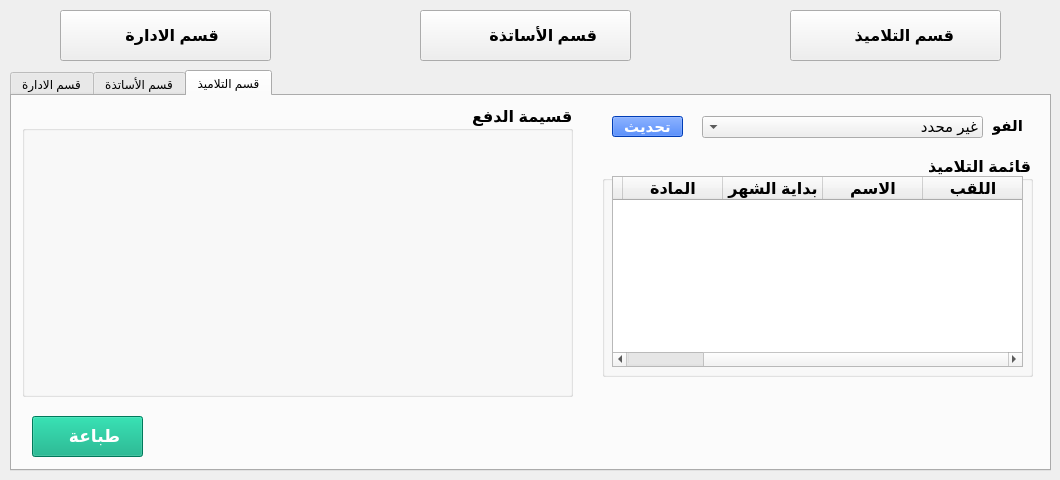
    <widget class="QWidget" name="caise">
     <attribute name="title">
      <string>caisse_Tab</string>
     </attribute>
     <widget class="QTabWidget" name="tabWidget_3">
      <property name="geometry">
       <rect>
        <x>10</x>
        <y>70</y>
        <width>1041</width>
        <height>401</height>
       </rect>
      </property>
      <property name="currentIndex">
       <number>2</number>
      </property>
      <widget class="QWidget" name="tab_4">
       <attribute name="title">
        <string>قسم الادارة</string>
       </attribute>
      </widget>
      <widget class="QWidget" name="tab_5">
       <attribute name="title">
        <string>قسم الأساتذة</string>
       </attribute>
      </widget>
      <widget class="QWidget" name="tab_6">
       <attribute name="title">
        <string>قسم التلاميذ</string>
       </attribute>
       <widget class="QGroupBox" name="groupBox_9">
        <property name="geometry">
         <rect>
          <x>590</x>
          <y>60</y>
          <width>431</width>
          <height>221</height>
         </rect>
        </property>
        <property name="font">
         <font>
          <family>Arial</family>
          <pointsize>12</pointsize>
          <weight>75</weight>
          <bold>true</bold>
         </font>
        </property>
        <property name="layoutDirection">
         <enum>Qt::RightToLeft</enum>
        </property>
        <property name="title">
         <string>قائمة التلاميذ</string>
        </property>
        <widget class="QTableWidget" name="csetdn_list_TAB">
         <property name="geometry">
          <rect>
           <x>10</x>
           <y>20</y>
           <width>411</width>
           <height>191</height>
          </rect>
         </property>
         <property name="editTriggers">
          <set>QAbstractItemView::NoEditTriggers</set>
         </property>
         <property name="dragDropOverwriteMode">
          <bool>true</bool>
         </property>
         <property name="alternatingRowColors">
          <bool>true</bool>
         </property>
         <property name="gridStyle">
          <enum>Qt::DashLine</enum>
         </property>
         <column>
          <property name="text">
           <string>اللقب</string>
          </property>
         </column>
         <column>
          <property name="text">
           <string>الاسم</string>
          </property>
         </column>
         <column>
          <property name="text">
           <string>بداية الشهر</string>
          </property>
         </column>
         <column>
          <property name="text">
           <string>المادة</string>
          </property>
         </column>
         <column>
          <property name="text">
           <string>المستوى</string>
          </property>
         </column>
        </widget>
       </widget>
       <widget class="QLabel" name="label_47">
        <property name="geometry">
         <rect>
          <x>980</x>
          <y>20</y>
          <width>31</width>
          <height>20</height>
         </rect>
        </property>
        <property name="font">
         <font>
          <family>Arial</family>
          <pointsize>11</pointsize>
          <weight>75</weight>
          <bold>true</bold>
         </font>
        </property>
        <property name="layoutDirection">
         <enum>Qt::RightToLeft</enum>
        </property>
        <property name="text">
         <string>الفوج</string>
        </property>
       </widget>
       <widget class="QPushButton" name="csedtn_mise_B">
        <property name="geometry">
         <rect>
          <x>600</x>
          <y>20</y>
          <width>71</width>
          <height>21</height>
         </rect>
        </property>
        <property name="font">
         <font>
          <family>Arial</family>
          <pointsize>11</pointsize>
          <weight>75</weight>
          <bold>true</bold>
         </font>
        </property>
        <property name="styleSheet">
         <string notr="true">color: rgb(255, 255, 255);
background-color: rgb(0, 85, 255);</string>
        </property>
        <property name="text">
         <string>تحديث</string>
        </property>
       </widget>
       <widget class="QComboBox" name="csetdn_grp_rech_C">
        <property name="geometry">
         <rect>
          <x>690</x>
          <y>20</y>
          <width>281</width>
          <height>22</height>
         </rect>
        </property>
        <property name="font">
         <font>
          <family>Arial</family>
          <pointsize>11</pointsize>
         </font>
        </property>
        <property name="layoutDirection">
         <enum>Qt::RightToLeft</enum>
        </property>
        <item>
         <property name="text">
          <string>غير محدد</string>
         </property>
        </item>
       </widget>
       <widget class="QGroupBox" name="groupBox_10">
        <property name="geometry">
         <rect>
          <x>10</x>
          <y>10</y>
          <width>551</width>
          <height>291</height>
         </rect>
        </property>
        <property name="font">
         <font>
          <family>Arial</family>
          <pointsize>12</pointsize>
          <weight>75</weight>
          <bold>true</bold>
         </font>
        </property>
        <property name="layoutDirection">
         <enum>Qt::RightToLeft</enum>
        </property>
        <property name="title">
         <string>قسيمة الدفع</string>
        </property>
       </widget>
       <widget class="QPushButton" name="csetdn_imprim_B">
        <property name="geometry">
         <rect>
          <x>20</x>
          <y>320</y>
          <width>111</width>
          <height>41</height>
         </rect>
        </property>
        <property name="font">
         <font>
          <family>Arial</family>
          <pointsize>13</pointsize>
          <weight>75</weight>
          <bold>true</bold>
         </font>
        </property>
        <property name="styleSheet">
         <string notr="true">background-color: rgb(0, 170, 127);
color: rgb(255, 255, 255);
</string>
        </property>
        <property name="text">
         <string>   طباعة</string>
        </property>
        <property name="icon">
         <iconset resource="icons.qrc">
          <normaloff>:/icons/imprimante_logo.png</normaloff>:/icons/imprimante_logo.png</iconset>
        </property>
        <property name="iconSize">
         <size>
          <width>32</width>
          <height>32</height>
         </size>
        </property>
       </widget>
      </widget>
     </widget>
     <widget class="QPushButton" name="csAdmin_B">
      <property name="geometry">
       <rect>
        <x>60</x>
        <y>10</y>
        <width>211</width>
        <height>51</height>
       </rect>
      </property>
      <property name="font">
       <font>
        <family>Arial</family>
        <pointsize>12</pointsize>
        <weight>75</weight>
        <bold>true</bold>
       </font>
      </property>
      <property name="text">
       <string>   قسم الادارة</string>
      </property>
      <property name="icon">
       <iconset resource="icons.qrc">
        <normaloff>:/icons/administration_logo.png</normaloff>:/icons/administration_logo.png</iconset>
      </property>
      <property name="iconSize">
       <size>
        <width>40</width>
        <height>40</height>
       </size>
      </property>
     </widget>
     <widget class="QPushButton" name="csProf_B">
      <property name="geometry">
       <rect>
        <x>420</x>
        <y>10</y>
        <width>211</width>
        <height>51</height>
       </rect>
      </property>
      <property name="font">
       <font>
        <family>Arial</family>
        <pointsize>12</pointsize>
        <weight>75</weight>
        <bold>true</bold>
       </font>
      </property>
      <property name="text">
       <string>        قسم الأساتذة</string>
      </property>
      <property name="icon">
       <iconset resource="icons.qrc">
        <normaloff>:/icons/teacher_logo.png</normaloff>:/icons/teacher_logo.png</iconset>
      </property>
      <property name="iconSize">
       <size>
        <width>35</width>
        <height>35</height>
       </size>
      </property>
     </widget>
     <widget class="QPushButton" name="csEtdn_B">
      <property name="geometry">
       <rect>
        <x>790</x>
        <y>10</y>
        <width>211</width>
        <height>51</height>
       </rect>
      </property>
      <property name="font">
       <font>
        <family>Arial</family>
        <pointsize>12</pointsize>
        <weight>75</weight>
        <bold>true</bold>
       </font>
      </property>
      <property name="text">
       <string>    قسم التلاميذ</string>
      </property>
      <property name="icon">
       <iconset resource="icons.qrc">
        <normaloff>:/icons/student_logo.png</normaloff>:/icons/student_logo.png</iconset>
      </property>
      <property name="iconSize">
       <size>
        <width>35</width>
        <height>35</height>
       </size>
      </property>
     </widget>
    </widget>
